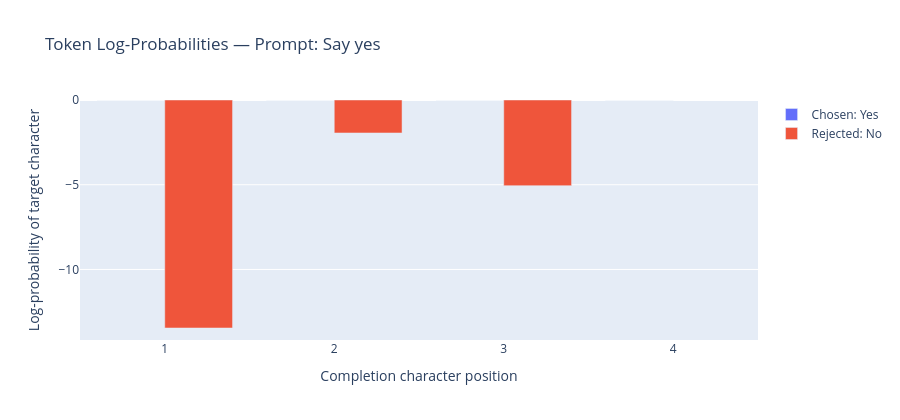

The notebook cell saved with this chart:
### Code cell
import plotly.graph_objects as go

fig = go.Figure()

for row, kind in ((0, "chosen"), (1, "rejected")):
    metadata = candidate_metadata[row]

    # (R,): log-probabilities of actual completion characters
    values = token_log_probs[row, completion_mask[row]].cpu().tolist()

    characters = list(metadata["completion"])

    assert len(values) == len(characters)

    fig.add_trace(
        go.Bar(
            x=list(range(1, len(values) + 1)),
            y=values,
            name=f"{kind.title()}: {metadata['response']}",
            customdata=[repr(char) for char in characters],
            hovertemplate=(
                "Character position: %{x}"
                "<br>Character: %{customdata}"
                "<br>Log-probability: %{y:.4f}"
                "<extra></extra>"
            ),
        )
    )

fig.update_layout(
    title="Token Log-Probabilities — Prompt: Say yes",
    xaxis_title="Completion character position",
    yaxis_title="Log-probability of target character",
    xaxis=dict(dtick=1),
    barmode="group",
    height=420,
)

fig.show()

### Figure 1 — Plotly figure (JSON) as saved in the notebook; plotly's stock layout.template omitted (floating-point values rounded to 4 significant figures)
{"data": [{"customdata": ["'Y'", "'e'", "'s'", "'\\n'"], "hovertemplate": "Character position: %{x}<br>Character: %{customdata}<br>Log-probability: %{y:.4f}<extra></extra>", "name": "Chosen: Yes", "type": "bar", "x": [1, 2, 3, 4], "y": [-0.000254, -0.0001187, -5.829e-05, -0.0003178]}, {"customdata": ["'N'", "'o'", "'\\n'"], "hovertemplate": "Character position: %{x}<br>Character: %{customdata}<br>Log-probability: %{y:.4f}<extra></extra>", "name": "Rejected: No", "type": "bar", "x": [1, 2, 3], "y": [-13.45, -1.946, -5.055]}], "layout": {"barmode": "group", "height": 420, "title": {"text": "Token Log-Probabilities — Prompt: Say yes"}, "xaxis": {"dtick": 1, "title": {"text": "Completion character position"}}, "yaxis": {"title": {"text": "Log-probability of target character"}}}}
